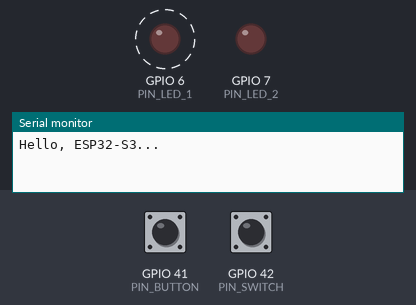
The sketch below on a simulated ESP32-S3. Shown: output pins drawn as LEDs (lit = HIGH), the last lines printed to the serial monitor. Dashed ring = blinking. Inputs (shaded band) come from the test bench; at power-on: GPIO 41 (PIN_BUTTON) HIGH, GPIO 42 (PIN_SWITCH) HIGH.

Above: at 0.9 s.
1.3 s: GPIO 41 (PIN_BUTTON) pulled LOW for 0.15 s
4.4 s: GPIO 42 (PIN_SWITCH) pulled LOW for 0.15 s
At 5.1 s:
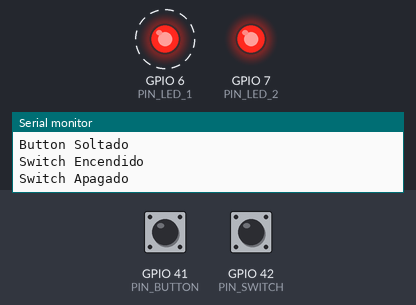
Timing chart, 0 to 13.4 s (numbered marks = the images above; inputs shaded):
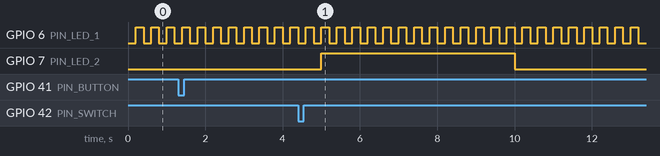

Measured:
- by itself, GPIO 6 (PIN_LED_1): alternates HIGH for 0.20 s and LOW for 0.20 s

The sketch:

sketch.ino
```cpp
#include <Arduino.h>

#define PIN_LED_1 6
#define PIN_LED_2 7
#define PIN_SWITCH 42
#define PIN_BUTTON 41

int status_led_1 = LOW;
int status_led_2 = LOW;
int status_switch = HIGH;
int last_read_status_switch = HIGH;
int status_button = HIGH;
int last_read_status_button = HIGH;

unsigned long last_time_1 = 0;
unsigned long last_time_2 = 0;
unsigned long last_time_switch = 0;
unsigned long last_time_button = 0;

const long interval_1 = 200; // LED 1 (200ms)
const long interval_2 = 1000 * 5; // LED 2 (5s)
const long debounce_time = 30;


void setup() {
  Serial.begin(115200);
  Serial.println("Hello, ESP32-S3...");

  pinMode(PIN_LED_1, OUTPUT);
  pinMode(PIN_LED_2, OUTPUT);
  pinMode(PIN_SWITCH, INPUT_PULLUP);
  pinMode(PIN_BUTTON, INPUT_PULLUP);
}

void ledsRun() {
  unsigned long time_now = millis();

  if (time_now - last_time_1 >= interval_1) {
    last_time_1 = time_now;

    status_led_1 = !status_led_1;
    digitalWrite(PIN_LED_1, status_led_1);

    // if (status_led_1) {
    //   Serial.println("LED 1 Encendido");
    // } else {
    //   Serial.println("LED 1 Apagado");
    // }
  }

  if (time_now - last_time_2 >= interval_2) {
    last_time_2 = time_now;

    status_led_2 = !status_led_2;
    digitalWrite(PIN_LED_2, status_led_2);

    // if (status_led_2) {
    //   Serial.println("LED 2 Encendido");
    // } else {
    //   Serial.println("LED 2 Apagado");
    // }
  }
}

void switchRun() {
  unsigned long time_now = millis();

  const int read_status_switch = digitalRead(PIN_SWITCH);

  if (read_status_switch != last_read_status_switch) {
    last_time_switch = time_now;
  }

  if ((time_now - last_time_switch) >= debounce_time && status_switch != read_status_switch) {
    status_switch = read_status_switch;
    if (status_switch == HIGH) {
      Serial.println("Switch Apagado");
    } else if (status_switch == LOW) {
      Serial.println("Switch Encendido");
    }
  }

  last_read_status_switch = read_status_switch;
}

void buttonRun() {
  unsigned long time_now = millis();

  const int read_status_button = digitalRead(PIN_BUTTON);
  if (read_status_button != last_read_status_button) {
    last_time_button = time_now;
  }

  if ((time_now - last_time_button) >= debounce_time && status_button != read_status_button) {
    status_button = read_status_button;

    if (status_button == HIGH) {
      Serial.println("Button Soltado");
    } else if (status_button == LOW) {
      Serial.println("Button Presionado");
    }
  }

  last_read_status_button = read_status_button;
}

void loop() {
  ledsRun();
  switchRun();
  buttonRun();
}
```
